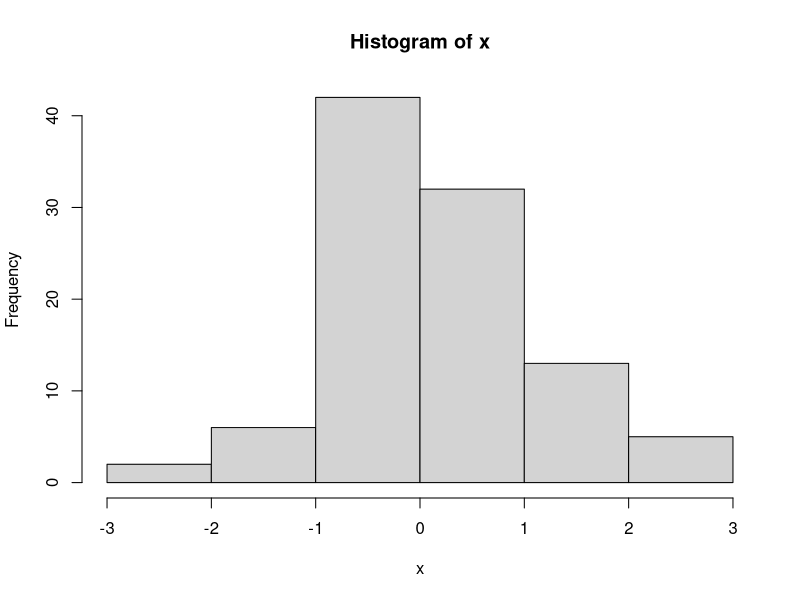
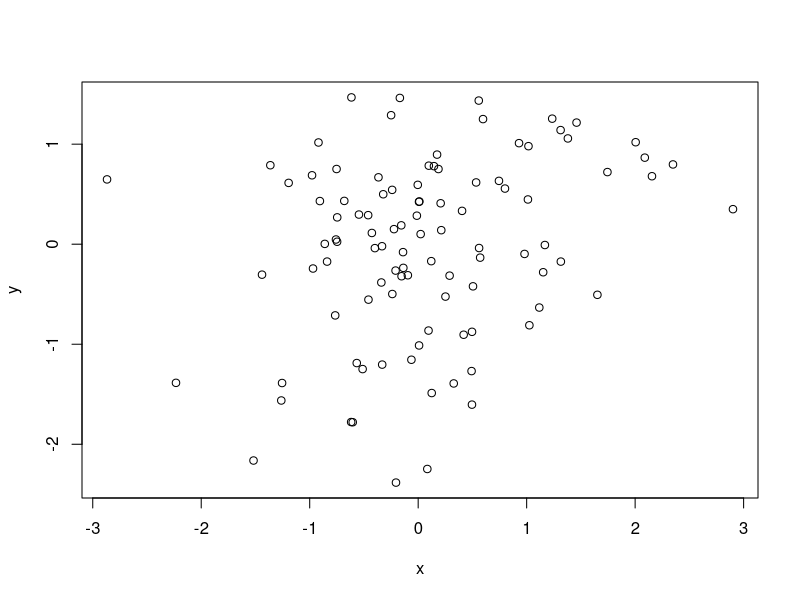
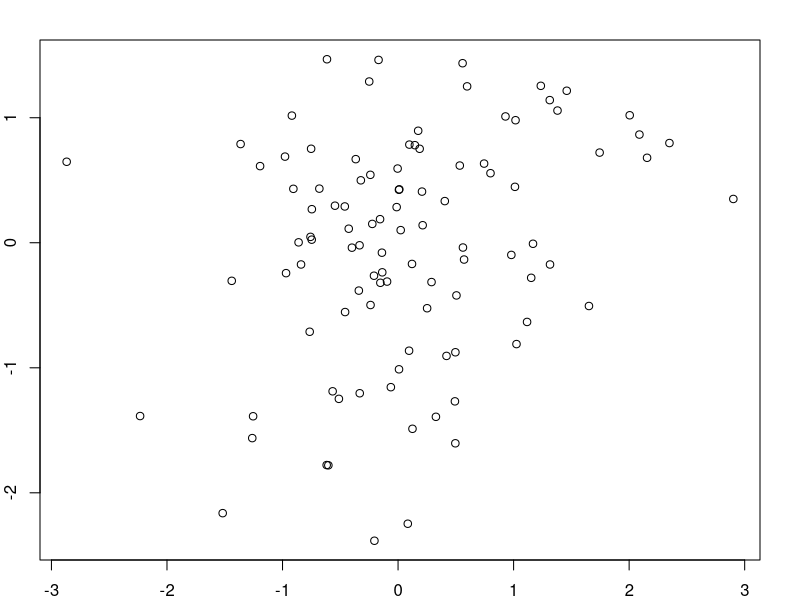
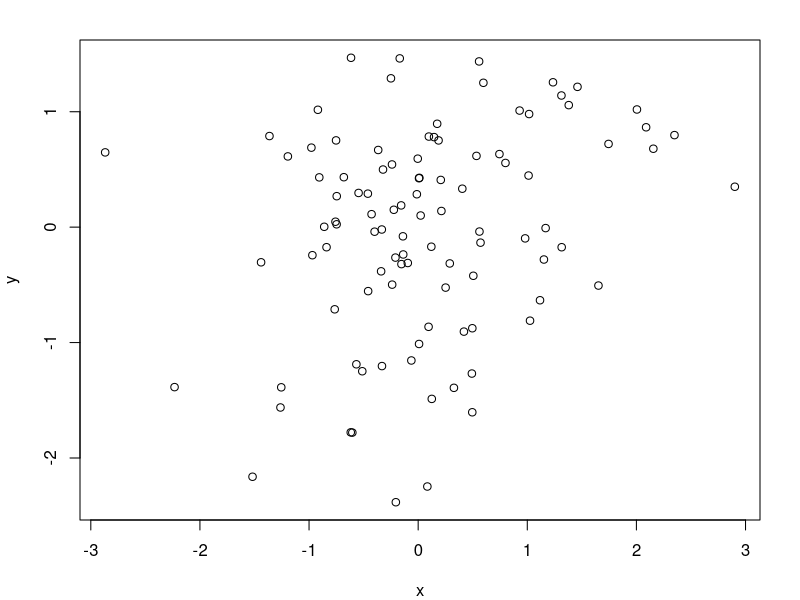
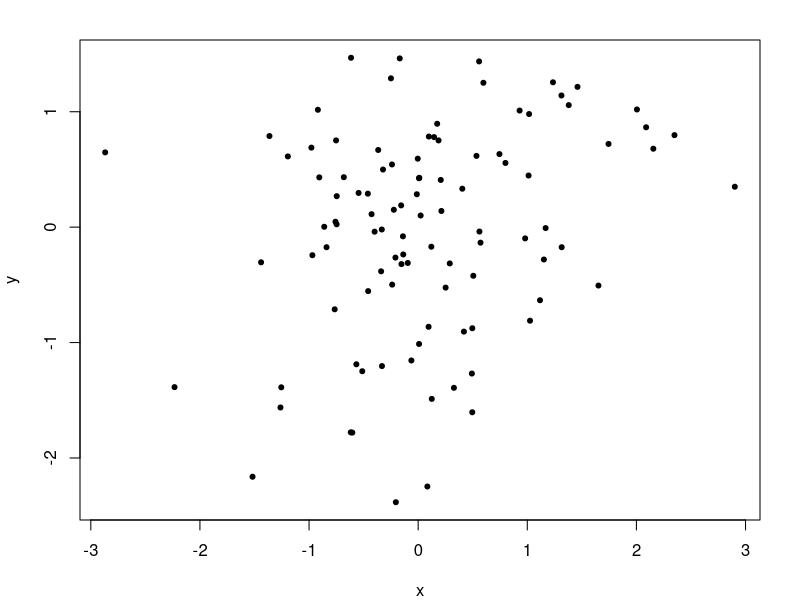
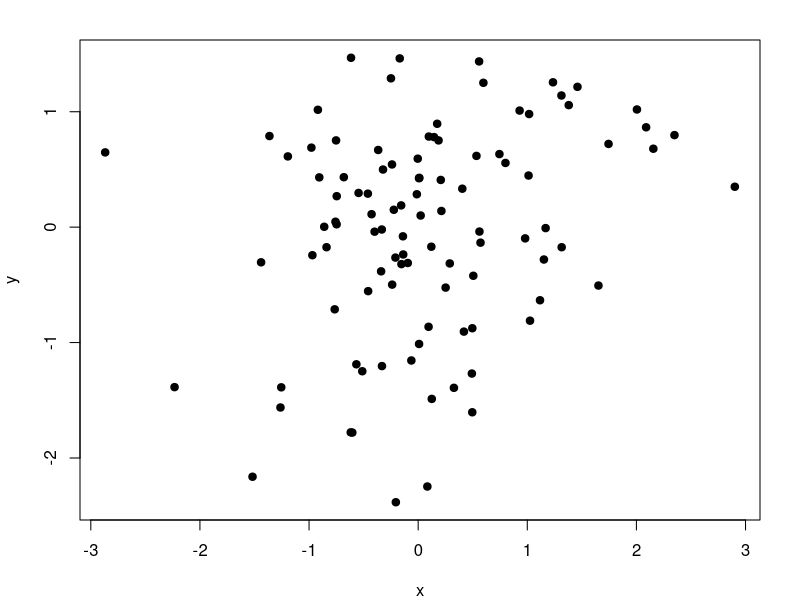
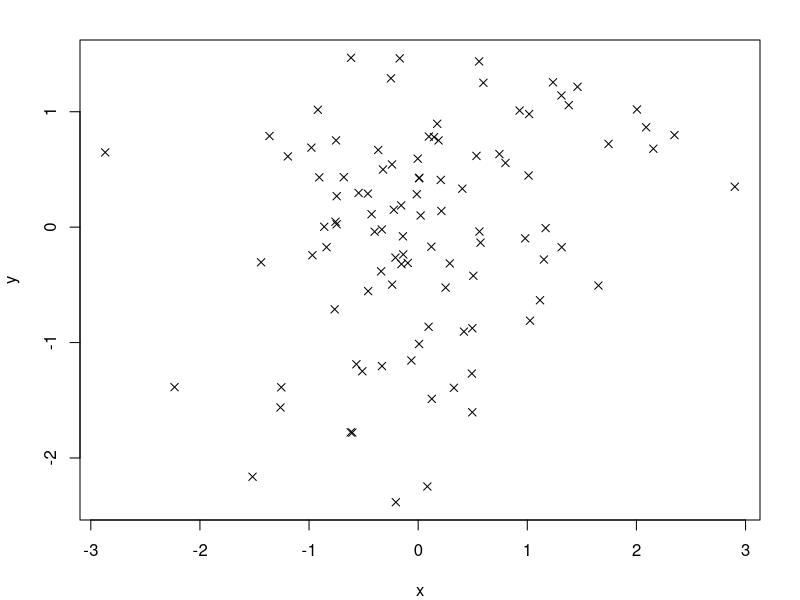
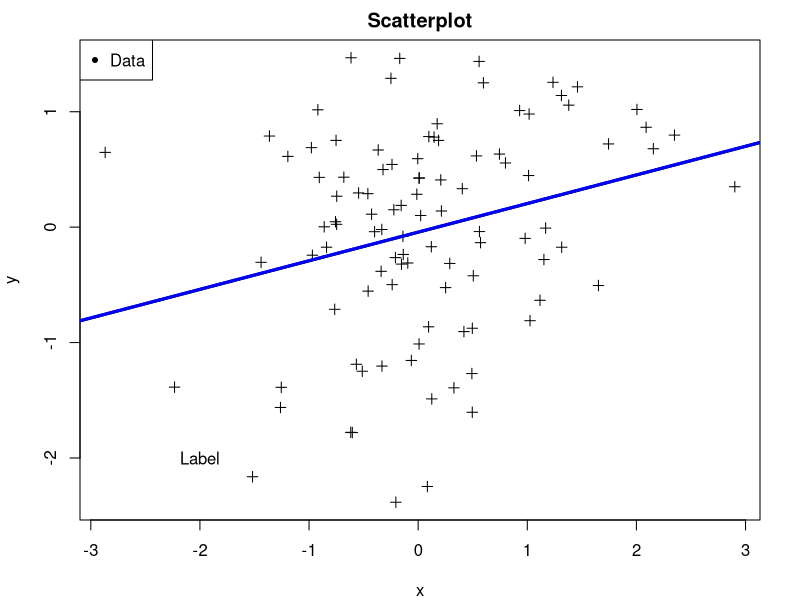

Reproduce these figures in R, in order.
# Base Plotting Demonstration

x <- rnorm(100)
hist(x)

y <- rnorm(100)
plot(x, y)

# margin
par("mar")
par(mar = c(2, 2, 2, 2))
plot(x, y)
par(mar = c(4, 4, 2, 2))
plot(x, y)

# plotting symbol
plot(x, y, pch = 20)
plot(x, y, pch = 19)
plot(x, y, pch = 4)
plot(x, y, pch = 3)

# Adding titles & texts
title("Scatterplot")
text(-2, -2, "Label")
legend("topleft", legend = "Data", pch = 20)
fit <- lm(y ~ x)
abline(fit)
abline(fit, lwd = 3)
abline(fit, lwd = 3, col = "blue")

# Alternatively,
plot(x, y, xlab = "Weight", ylab = "Height", main = "Scatterplot", pch = 20 )
legend("topright", legend = "Data", pch = 20)
abline(fit, lwd = 3, col = "red")

# Multiple plotting
z <- rpois(100, 2)
par(mfrow = c(2, 1))
plot(x, y, pch = 20)
par(mar = c(1, 1, 1, 1)) # This corrects figure margins too large error
plot(x, y, pch = 20)
plot(x, z, pch = 19)
par(mar = c(2, 2, 1, 1))
plot(x, y, pch = 20)
plot(x, z, pch = 20)
par(mar = c(4, 4, 2, 2))
plot(x, y, pch = 20)
plot(x, z, pch = 20)    


# mfrow & mfcol
par(mfrow = c(2, 2)) # draws plot based on the row-order
plot(x, y)
plot(x, z)
plot(z, x)
plot(y, x)

par(mfcol = c(2, 2)) # draws plot based on the col-order
plot(x, y)
plot(x, z)
plot(z, x)
plot(y, x)

# Use Points function separate two different group 
par(mfrow = c(1, 1))
x <- rnorm(100)
y <- x + rnorm(100)
g <- gl(2, 50, labels = c("Male", "Female"))
str(g)
plot(x, y) # can't tell which data point is male/female
plot(x, y, type ="n") # make the plot, but don't put data in it
points(x[g == "Male"], y[g == "Male"], col = "green") # adding male data point
points(x[g == "Female"], y[g == "Female"], col = "blue")
points(x[g == "Female"], y[g == "Female"], col = "blue", pch = 19)
